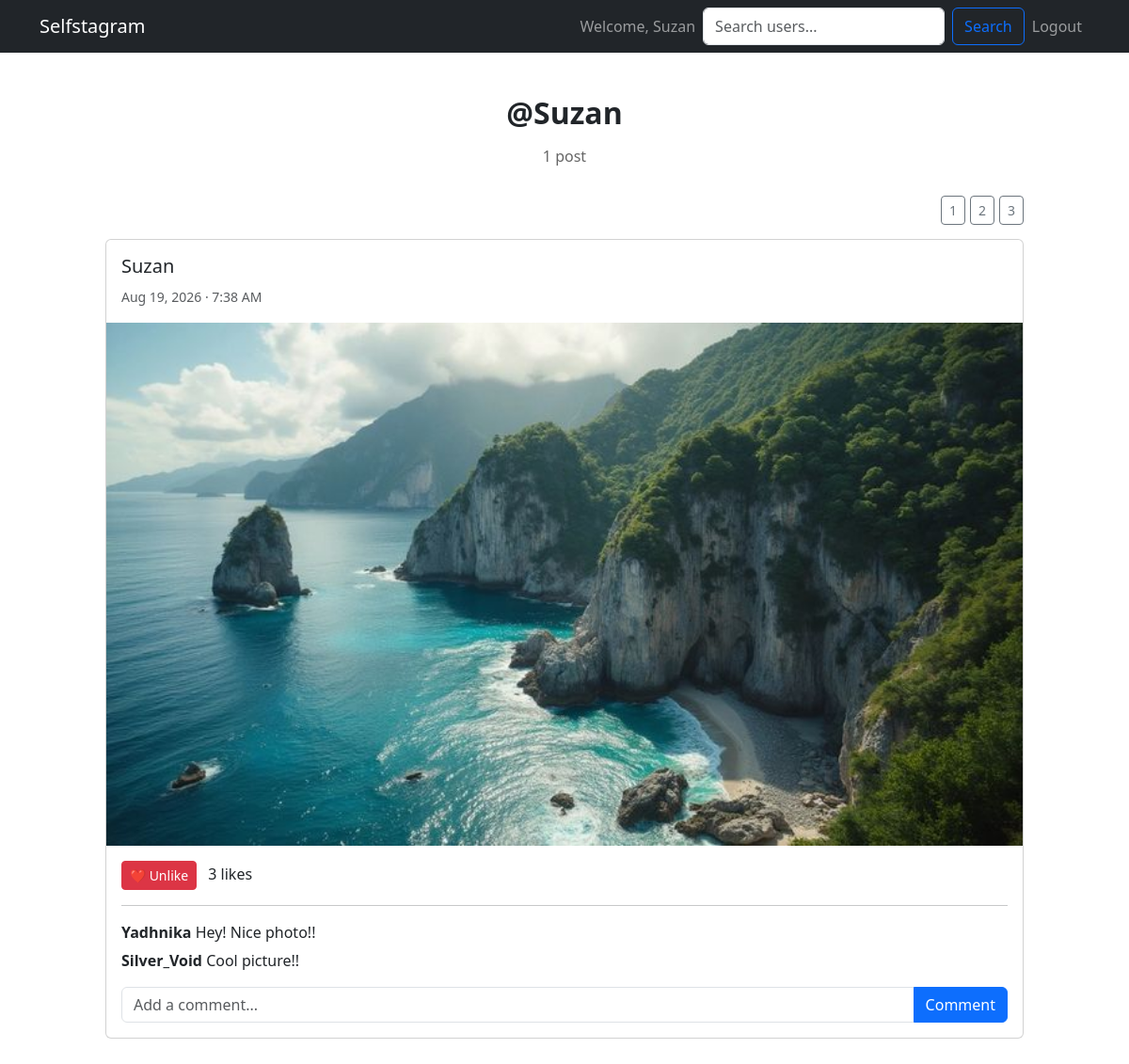
/profile/Suzan/ (signed in), run on the app's committed database.
### myapp/models.py (models this page shows, shortened)
class Image(models.Model):
    user = models.ForeignKey(User, on_delete=models.CASCADE, related_name="images")
    photo = models.ImageField(upload_to="Images")
    date = models.DateTimeField(auto_now_add=True)

class Comment(models.Model):
    user = models.ForeignKey(User, on_delete=models.CASCADE, related_name="comments")
    image = models.ForeignKey(Image, on_delete=models.CASCADE, related_name="comments")
    text = models.CharField(max_length=500)
    date = models.DateTimeField(auto_now_add=True)
    class Meta:
        ordering = ["date"]

### myapp/views.py (the view)
# urls.py: path('profile/<str:username>/', views.profile, name='profile'),
@login_required
def profile(request, username):
    profile_user = get_object_or_404(User, username=username)
    images = (
        Image.objects
        .filter(user=profile_user)
        .prefetch_related("likes", "comments__user")
        .order_by("-date")
    )
    liked_image_ids = set(
        Like.objects
        .filter(user=request.user, image__in=images)
        .values_list("image_id", flat=True)
    )
    return render(
        request,
        "myapp/profile.html",
        {
            "profile_user": profile_user,
            "img": images,
            "liked_image_ids": liked_image_ids,
        },
    )

### myapp/templates/myapp/profile.html (shortened to what this page needs)
{% extends "base.html" %}
{% block content %}
<div class="container profile-container">
    <div class="profile-header">
        <div class="profile-username">
            @{{ profile_user.username }}
        </div>
        <div class="profile-stats">
            {{ img|length }} post{{ img|length|pluralize }}
        </div>
    </div>
    <div class="layout-buttons">
        <button class="btn btn-outline-secondary btn-sm"
                onclick="setGrid(1)">
            1
        </button>
        <button class="btn btn-outline-secondary btn-sm"
                onclick="setGrid(2)">
            2
        </button>
        <button class="btn btn-outline-secondary btn-sm"
                onclick="setGrid(3)">
            3
        </button>
    </div>
    {% if img %}
        <div id="photoGrid" class="photo-grid grid-1">
            {% for image in img %}
                <div class="grid-item">
                    <div class="card post-card">
                        <div class="card-body">
                            <h5>
                                <a href="{% url 'profile' image.user.username %}"
                                   class="username-link">
                                    {{ image.user.username }}
                                </a>
                            </h5>
                            <small class="text-muted">
                                {{ image.date|date:"M d, Y · g:i A" }}
                            </small>
                        </div>
                        <img src="{{ image.photo.url }}"
                             class="post-image"
                             alt="Photo uploaded by {{ image.user.username }}">
                        <div class="card-body">
                            <form method="POST"
                                  action="{% url 'toggle_like' image.id %}"
                                  class="d-inline">
                                {% if image.id in liked_image_ids %}
                                    <button type="submit"
                                            class="btn btn-danger btn-sm">
                                        ❤️ Unlike
                                    </button>
                                {% else %}
                                    <button type="submit"
                                            class="btn btn-outline-danger btn-sm">
                                        🤍 Like
                                    </button>
                                {% endif %}
                            </form>
                            <span class="ms-2">
                                {{ image.likes.count }}
                                like{{ image.likes.count|pluralize }}
                            </span>
                            <hr>
                            {% for comment in image.comments.all %}
                                <div class="comment">
                                    <strong>
                                        {{ comment.user.username }}
                                    </strong>
                                    {{ comment.text }}
                                </div>
                            {% empty %}
                                <p class="text-muted">
                                    No comments yet.
                                </p>
                            {% endfor %}
                            <form method="POST"
                                  action="{% url 'add_comment' image.id %}"
                                  class="mt-3">
                                <div class="input-group">
                                    <input type="text"
                                           name="text"
                                           class="form-control"
                                           placeholder="Add a comment..."
                                           maxlength="500"
                                           required>
                                    <button type="submit"
                                            class="btn btn-primary">
                                        Comment
                                    </button>
                                </div>
                            </form>
                        </div>
                    </div>
                </div>
            {% endfor %}
        </div>
    {% else %}
        <div class="alert alert-secondary text-center">
            {{ profile_user.username }}
            hasn't uploaded any photos yet.
        </div>
    {% endif %}
</div>
{% endblock %}

### myapp/templates/base.html (shortened to what this page needs)
<!DOCTYPE html>
<html lang="en">
<head>
    <link href="https://cdn.jsdelivr.net/npm/bootstrap@5.3.0/dist/css/bootstrap.min.css" rel="stylesheet">
</head>
<body>
    <nav class="navbar navbar-expand-lg navbar-dark bg-dark">
        <div class="container">
            <a class="navbar-brand" href="{% url 'home' %}">Selfstagram</a>
            <div class="collapse navbar-collapse" id="navbarNav">
                <ul class="navbar-nav ms-auto">
                    {% if user.is_authenticated %}
                        <li class="nav-item">
                            <span class="nav-link">Welcome, {{ user.username }}</span>
                        </li>
                         <form method="GET" action="{% url 'search_users' %}" class="d-flex">
    <input
        type="search"
        name="q"
        class="form-control me-2"
        placeholder="Search users..."
        value="{{ request.GET.q }}"
    >
    <button type="submit" class="btn btn-outline-primary">
        Search
    </button>
</form>
                        <li class="nav-item">
                            <form method="post" action="{% url 'logout' %}" class="d-inline">
                                <button type="submit" class="btn btn-link nav-link">Logout</button>
                            </form>
                        </li>
                    {% endif %}
                </ul>
            </div>
        </div>
    </nav>
    {% block content %}
    {% endblock %}
</body>
</html>

### myapp/templates/myapp/profile.html (style rules this page uses)
.profile-container { max-width: 1000px; margin: 40px auto; }
.profile-header { text-align: center; margin-bottom: 30px; }
.profile-username { font-size: 32px; font-weight: 600; }
.profile-stats { color: #666; margin-top: 10px; }
.layout-buttons { display: flex; justify-content: flex-end; gap: 5px; margin-bottom: 15px; }
.photo-grid { display: flex; flex-wrap: wrap; margin: -8px; }
.grid-item { padding: 8px; }
.grid-1 .grid-item { width: 100%; }
.post-card { margin-bottom: 10px; }
.post-image { width: 100%; max-height: 700px; object-fit: contain; background: #f5f5f5; }
.username-link { text-decoration: none; color: inherit; }
.comment { margin-bottom: 6px; }

### data on the page
Image: user.username "Suzan", date "Aug 19, 2026 · 7:38 AM", photo (picture), shows "❤️ Unlike", likes.count "3"
Comment: user.username "Yadhnika", text "Hey! Nice photo!!"
Comment: user.username "Silver_Void", text "Cool picture!!"

### other printed values
{{ user.username }} "Suzan"
{{ profile_user.username }} "Suzan"
{{ img|length }} "1"
